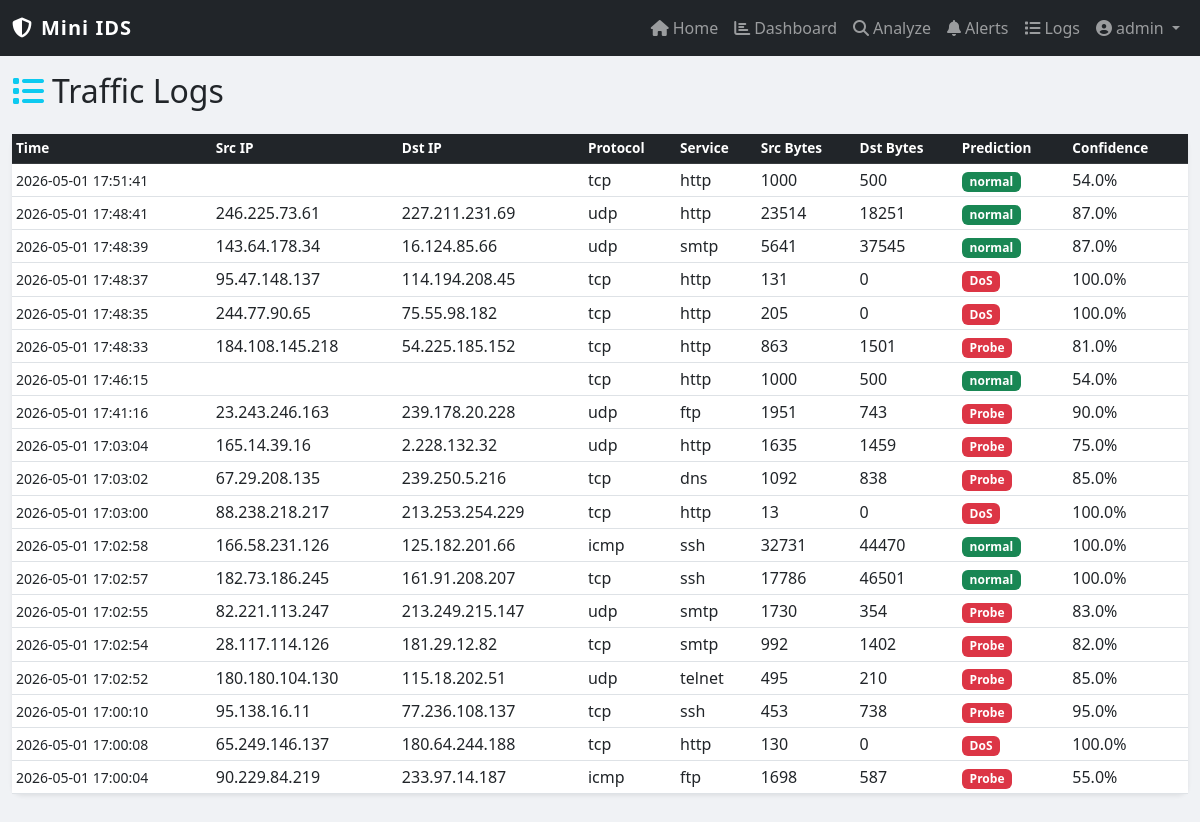
The app's page /logs (signed in) with its own data.
### app.py (models this page shows)
class TrafficLog(db.Model):
    id            = db.Column(db.Integer, primary_key=True)
    timestamp     = db.Column(db.DateTime, default=datetime.utcnow)
    src_ip        = db.Column(db.String(20))
    dst_ip        = db.Column(db.String(20))
    protocol      = db.Column(db.String(10))
    service       = db.Column(db.String(20))
    src_bytes     = db.Column(db.Integer)
    dst_bytes     = db.Column(db.Integer)
    prediction    = db.Column(db.String(50))
    confidence    = db.Column(db.Float)

### app.py (the view)
@app.route('/logs')
def logs():
    page  = request.args.get('page', 1, type=int)
    items = TrafficLog.query.order_by(TrafficLog.timestamp.desc()).paginate(page=page, per_page=25)
    return render_template('logs.html', logs=items)

### app.py (called while the page is built)
@app.before_request
def require_login():
    if request.endpoint in ('login', 'static'):
        return
    if 'user_id' not in session:
        return redirect(url_for('login'))

### templates/logs.html (shortened to what this page needs)
{% extends "base.html" %}
{% block content %}
<h2 class="mb-4"><i class="fas fa-list text-info me-2"></i>Traffic Logs</h2>
<div class="card border-0 shadow-sm">
  <div class="card-body p-0">
    <table class="table table-hover table-sm mb-0">
      <thead class="table-dark"><tr><th>Time</th><th>Src IP</th><th>Dst IP</th><th>Protocol</th><th>Service</th><th>Src Bytes</th><th>Dst Bytes</th><th>Prediction</th><th>Confidence</th></tr></thead>
      <tbody>
      {% for l in logs.items %}
      <tr>
        <td><small>{{ l.timestamp.strftime('%Y-%m-%d %H:%M:%S') }}</small></td>
        <td>{{ l.src_ip }}</td><td>{{ l.dst_ip }}</td>
        <td>{{ l.protocol }}</td><td>{{ l.service }}</td>
        <td>{{ l.src_bytes }}</td><td>{{ l.dst_bytes }}</td>
        <td><span class="badge bg-{{ 'success' if l.prediction == 'normal' else 'danger' }}">{{ l.prediction }}</span></td>
        <td>{{ (l.confidence*100)|round(1) }}%</td>
      </tr>
      {% else %}
      <tr><td colspan="9" class="text-center text-muted py-4">No logs yet</td></tr>
      {% endfor %}
      </tbody>
    </table>
  </div>
</div>
{% endblock %}

### static/css/style.css (style rules this page uses)
body { background: #f0f2f5; }
.card { border-radius: 10px; }
.badge { font-size: 0.75em; }
table th { font-size: 0.85rem; }

### records on screen
TrafficLog: timestamp "2026-05-01 17:51:41", protocol "tcp", service "http", src_bytes "1000", dst_bytes "500", prediction "normal", (l.confidence*100)|round(1) "54.0"
TrafficLog: timestamp "2026-05-01 17:48:41", src_ip "246.225.73.61", dst_ip "227.211.231.69", protocol "udp", service "http", src_bytes "23514", dst_bytes "18251", prediction "normal", (l.confidence*100)|round(1) "87.0"
TrafficLog: timestamp "2026-05-01 17:48:39", src_ip "143.64.178.34", dst_ip "16.124.85.66", protocol "udp", service "smtp", src_bytes "5641", dst_bytes "37545", prediction "normal", (l.confidence*100)|round(1) "87.0"
TrafficLog: timestamp "2026-05-01 17:48:37", src_ip "95.47.148.137", dst_ip "114.194.208.45", protocol "tcp", service "http", src_bytes "131", dst_bytes "0", prediction "DoS", (l.confidence*100)|round(1) "100.0"
TrafficLog: timestamp "2026-05-01 17:48:35", src_ip "244.77.90.65", dst_ip "75.55.98.182", protocol "tcp", service "http", src_bytes "205", dst_bytes "0", prediction "DoS", (l.confidence*100)|round(1) "100.0"
TrafficLog: timestamp "2026-05-01 17:48:33", src_ip "184.108.145.218", dst_ip "54.225.185.152", protocol "tcp", service "http", src_bytes "863", dst_bytes "1501", prediction "Probe", (l.confidence*100)|round(1) "81.0"
TrafficLog: timestamp "2026-05-01 17:46:15", protocol "tcp", service "http", src_bytes "1000", dst_bytes "500", prediction "normal", (l.confidence*100)|round(1) "54.0"
TrafficLog: timestamp "2026-05-01 17:41:16", src_ip "23.243.246.163", dst_ip "239.178.20.228", protocol "udp", service "ftp", src_bytes "1951", dst_bytes "743", prediction "Probe", (l.confidence*100)|round(1) "90.0"
TrafficLog: timestamp "2026-05-01 17:03:04", src_ip "165.14.39.16", dst_ip "2.228.132.32", protocol "udp", service "http", src_bytes "1635", dst_bytes "1459", prediction "Probe", (l.confidence*100)|round(1) "75.0"
TrafficLog: timestamp "2026-05-01 17:03:02", src_ip "67.29.208.135", dst_ip "239.250.5.216", protocol "tcp", service "dns", src_bytes "1092", dst_bytes "838", prediction "Probe", (l.confidence*100)|round(1) "85.0"
TrafficLog: timestamp "2026-05-01 17:03:00", src_ip "88.238.218.217", dst_ip "213.253.254.229", protocol "tcp", service "http", src_bytes "13", dst_bytes "0", prediction "DoS", (l.confidence*100)|round(1) "100.0"
TrafficLog: timestamp "2026-05-01 17:02:58", src_ip "166.58.231.126", dst_ip "125.182.201.66", protocol "icmp", service "ssh", src_bytes "32731", dst_bytes "44470", prediction "normal", (l.confidence*100)|round(1) "100.0"
TrafficLog: timestamp "2026-05-01 17:02:57", src_ip "182.73.186.245", dst_ip "161.91.208.207", protocol "tcp", service "ssh", src_bytes "17786", dst_bytes "46501", prediction "normal", (l.confidence*100)|round(1) "100.0"
TrafficLog: timestamp "2026-05-01 17:02:55", src_ip "82.221.113.247", dst_ip "213.249.215.147", protocol "udp", service "smtp", src_bytes "1730", dst_bytes "354", prediction "Probe", (l.confidence*100)|round(1) "83.0"
TrafficLog: timestamp "2026-05-01 17:02:54", src_ip "28.117.114.126", dst_ip "181.29.12.82", protocol "tcp", service "smtp", src_bytes "992", dst_bytes "1402", prediction "Probe", (l.confidence*100)|round(1) "82.0"
TrafficLog: timestamp "2026-05-01 17:02:52", src_ip "180.180.104.130", dst_ip "115.18.202.51", protocol "udp", service "telnet", src_bytes "495", dst_bytes "210", prediction "Probe", (l.confidence*100)|round(1) "85.0"
TrafficLog: timestamp "2026-05-01 17:00:10", src_ip "95.138.16.11", dst_ip "77.236.108.137", protocol "tcp", service "ssh", src_bytes "453", dst_bytes "738", prediction "Probe", (l.confidence*100)|round(1) "95.0"
TrafficLog: timestamp "2026-05-01 17:00:08", src_ip "65.249.146.137", dst_ip "180.64.244.188", protocol "tcp", service "http", src_bytes "130", dst_bytes "0", prediction "DoS", (l.confidence*100)|round(1) "100.0"
TrafficLog: timestamp "2026-05-01 17:00:04", src_ip "90.229.84.219", dst_ip "233.97.14.187", protocol "icmp", service "ftp", src_bytes "1698", dst_bytes "587", prediction "Probe", (l.confidence*100)|round(1) "55.0"

### other values on screen
{{ session.username }} "admin"
